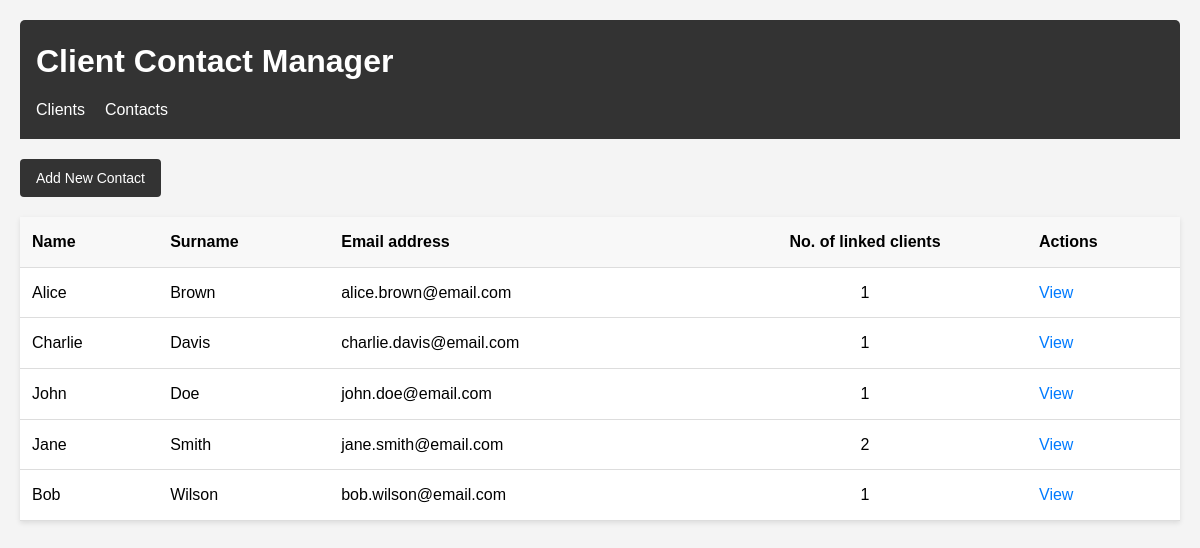
The app's page /index.php?action=contacts&page=index with its own data.
### tables this page shows
CREATE TABLE `contacts` (
  `id` int NOT NULL,
  `name` varchar(50) NOT NULL,
  `surname` varchar(50) NOT NULL,
  `email` varchar(100) NOT NULL,
  `created_at` timestamp NULL DEFAULT CURRENT_TIMESTAMP
);

### controllers/ContactController.php (called while the page is built, shortened)
<?php
require_once __DIR__ . '/../models/Contact.php';
class ContactController {
    private $contactModel;
    public function __construct() {
        $this->contactModel = new Contact();
    }
    public function index() {
        $contacts = $this->contactModel->getClientCount();
        include __DIR__ . '/../views/contacts/index.php';
    }
}
?>

### config/Database.php (called while the page is built, shortened)
<?php
class Database {
    private static $instance = null;
    private $connection;
    private function __construct() {
        try {
            $this->connection = new PDO(
                "mysql:host=" . DB_HOST . ";dbname=" . DB_NAME,
                DB_USER,
                DB_PASS,
                [PDO::MYSQL_ATTR_INIT_COMMAND => "SET NAMES utf8mb4"]
            );
            $this->connection->setAttribute(PDO::ATTR_ERRMODE, PDO::ERRMODE_EXCEPTION);
            $this->connection->setAttribute(PDO::ATTR_DEFAULT_FETCH_MODE, PDO::FETCH_ASSOC);
        } catch(PDOException $e) {
            die("Connection failed: " . $e->getMessage());
        }
    }
    public static function getInstance() {
        if (self::$instance === null) {
            self::$instance = new self();
        }
        return self::$instance;
    }
    public function getConnection() {
        return $this->connection;
    }
}
?>

### models/Model.php (called while the page is built, shortened)
<?php
require_once __DIR__ . '/../config/database.php';
abstract class Model {
    public function __construct() {
        $database = Database::getInstance();
        $this->db = $database->getConnection();
    }
}
?>

### models/Contact.php (called while the page is built, shortened)
<?php
require_once __DIR__ . '/Model.php';
class Contact extends Model {
    public function getClientCount($contactId = null) {
        if ($contactId) {
            $sql = "SELECT c.*, COUNT(cc.client_id) as client_count
                    FROM contacts c
                    LEFT JOIN client_contact cc ON c.id = cc.contact_id
                    GROUP BY c.id
                    ORDER BY c.surname, c.name";
            $stmt->execute([$contactId]);
            $result = $stmt->fetch();
            return $result['count'];
        } else {
            $sql = "SELECT c.*, COUNT(cc.client_id) as client_count
                    FROM contacts c
                    LEFT JOIN client_contact cc ON c.id = cc.contact_id
                    GROUP BY c.id
                    ORDER BY c.surname, c.name";
            $stmt = $this->db->query($sql);
            return $stmt->fetchAll();
        }
    }
}
?>

### views/contacts/index.php (the view, shortened to what this page needs)
<div class="actions">
    <a href="index.php?action=contacts&page=create" class="btn">Add New Contact</a>
</div>
<?php if (empty($contacts)): ?>
    <div class="no-data">No contact(s) found.</div>
<?php else: ?>
    <table>
        <thead>
            <tr>
                <th>Name</th>
                <th>Surname</th>
                <th>Email address</th>
                <th class="text-center">No. of linked clients</th>
                <th>Actions</th>
            </tr>
        </thead>
        <tbody>
            <?php foreach ($contacts as $contact): ?>
            <tr>
                <td><?php echo htmlspecialchars($contact['name']); ?></td>
                <td><?php echo htmlspecialchars($contact['surname']); ?></td>
                <td><?php echo htmlspecialchars($contact['email']); ?></td>
                <td class="text-center"><?php echo $contact['client_count'] ?? 0; ?></td>
                <td>
                    <a href="index.php?action=contacts&page=view&id=<?php echo $contact['id']; ?>" class="btn-link">View</a>
                </td>
            </tr>
            <?php endforeach; ?>
        </tbody>
    </table>
<?php endif; ?>

### assets/css/style.css (style rules this page uses)
* { margin: 0; padding: 0; box-sizing: border-box; }
body { font-family: Arial, sans-serif; line-height: 1.6; background-color: #f4f4f4; }
table { width: 100%; border-collapse: collapse; background-color: #fff; margin-bottom: 20px; box-shadow: 0 2px 5px rgba(0,0,0,0.1); }
th, td { padding: 12px; text-align: left; border-bottom: 1px solid #ddd; }
th { background-color: #f8f8f8; font-weight: bold; }
.btn { display: inline-block; padding: 8px 16px; background-color: #333; color: #fff; text-decoration: none; border: none; border-radius: 4px; cursor: pointer; font-size: 14px; }
.btn-link { color: #007bff; text-decoration: none; }
.text-center { text-align: center; }
.actions { display: flex; gap: 10px; margin-bottom: 20px; }

### records on screen
contacts: name "Alice", surname "Brown", email "alice.brown@email.com", client_count "1"
contacts: name "Charlie", surname "Davis", email "charlie.davis@email.com", client_count "1"
contacts: name "John", surname "Doe", email "john.doe@email.com", client_count "1"
contacts: name "Jane", surname "Smith", email "jane.smith@email.com", client_count "2"
contacts: name "Bob", surname "Wilson", email "bob.wilson@email.com", client_count "1"
